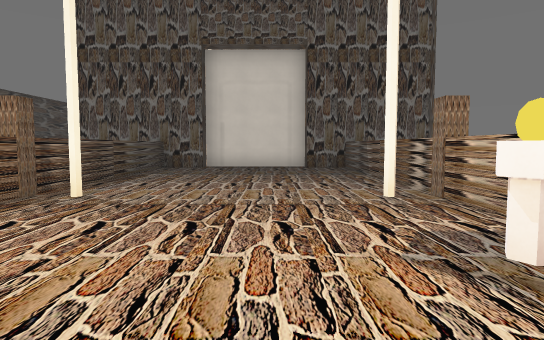
[1] (above)

13 first-person views from a walk through a 3-D level made in the Godot game engine. The camera is 1.3 m above the floor, tilts 4° down and sees 75° across. The floor is counted in squares, 2 m on a side. Each view is taken from the middle of a square. On the plan, view 1 faces up. The plan holds only what a view shows up to about 10 squares ahead; the rest is blank. The place goes on beyond the plan.

[2]
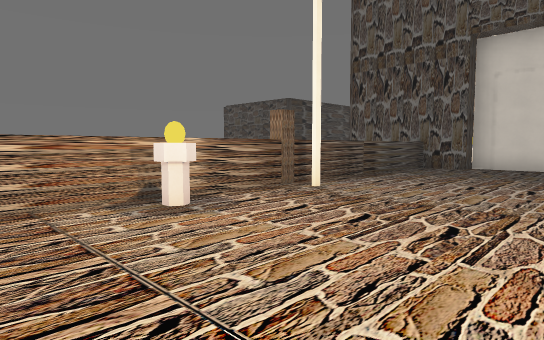

[3]
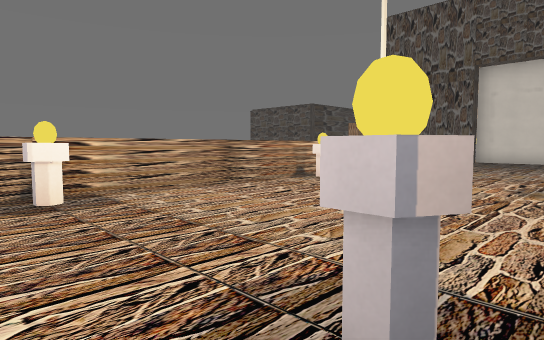

[4]
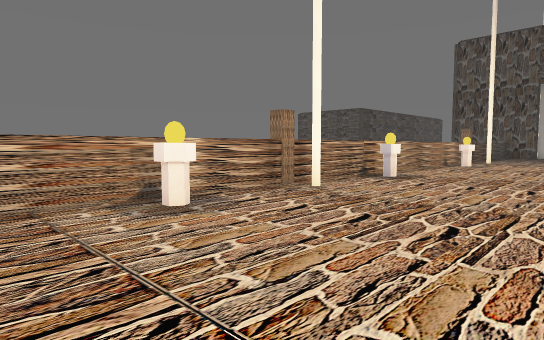

[5]
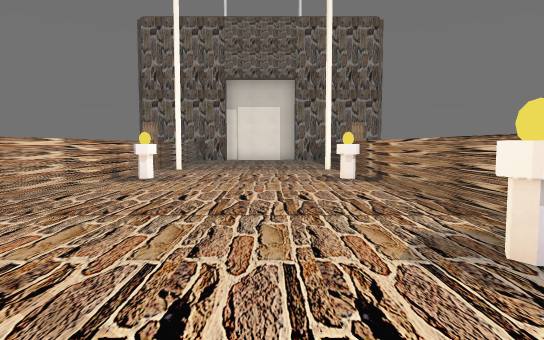

[6]
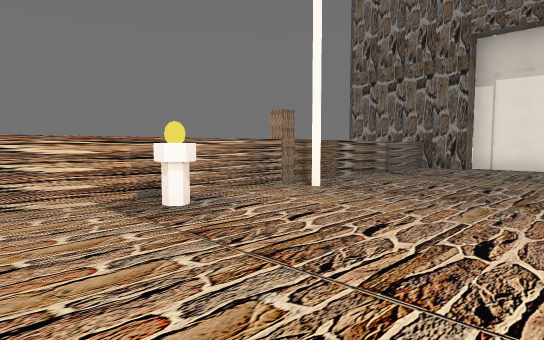

[7]
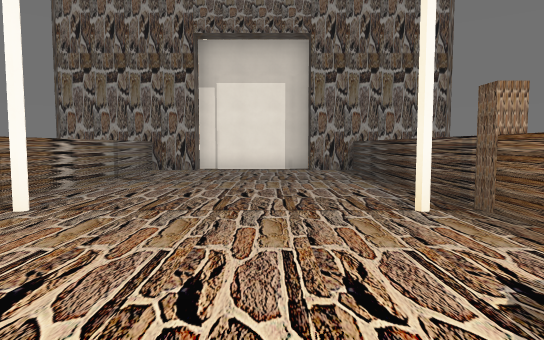

[8]
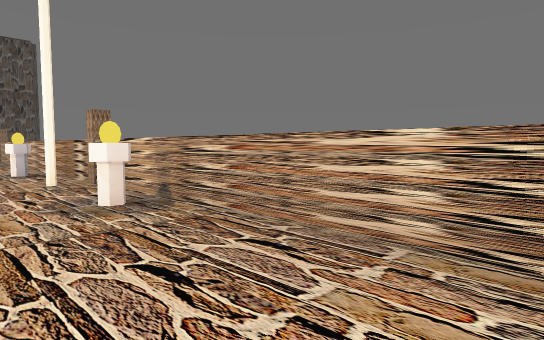

[9]
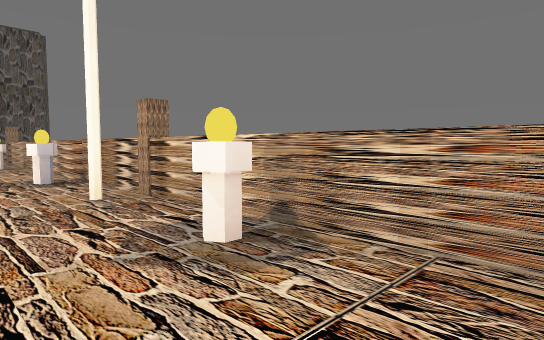

[10]
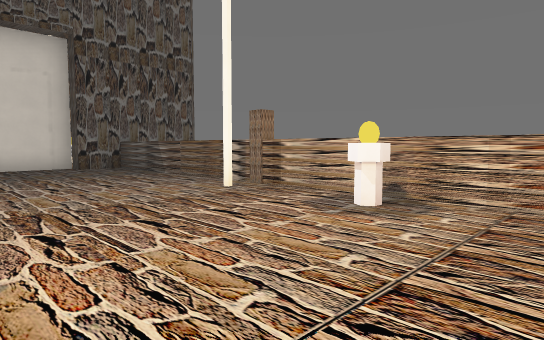

[11]
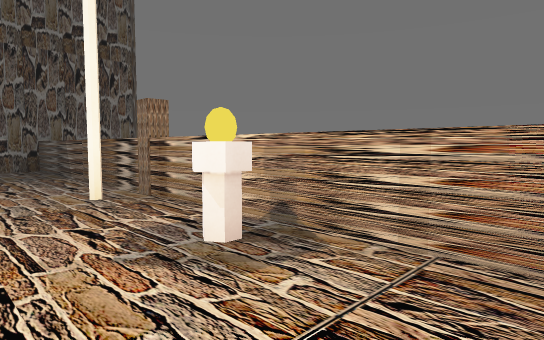

[12]
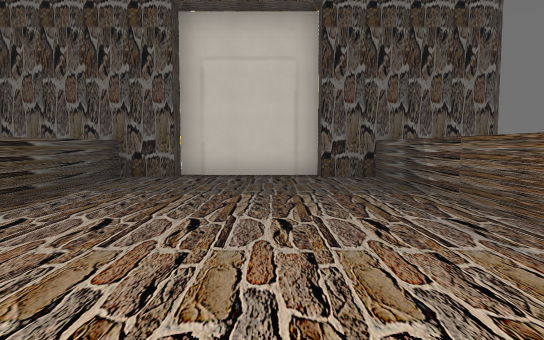

[13]
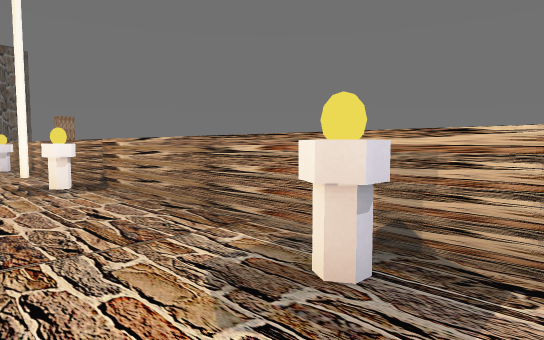

### Floor plan
Key: @ floor where view 1 was taken; # wall or solid block; . floor; ^ raised ledge; v drop or lower ground; C cylinder.
Columns run from 5 left of view 1 to 4 right of it. Each row starts with its distance up from view 1.
 11    ######
 10 vv^.....#v
  9   ^.....#
  8   ^.....#
  7   ^.....#
  6   ^.....#
  5   ^.....#
  4   ^....^
  3   ^.....#
  2   C....C
  1   ^.....#
  0   ^..@..#
 -1   ^.....#
 -2   ^.....#
 -3   C....C
 -4   ^.....#
 -5   ^.....#
 -6   ^....^
 -7   ^.....#
 -8   C....C
 -9   ^.....#
-10   ^.....#
-11   ^.....#
-12   ^.....#
-13   C....C
-14   ^.....#
-15   ^.....#
-16   ^....^
-17   ^.....#
-18   ^.....#
-19   ^.....#
-20   ^.....#
-21 vv^.....#v
-22    ######

Where each view was taken, in squares from view 1:
view 1: 0 up, 0 right, facing up
view 2: 0 up, 1 right, facing up-left
view 3: 4 down, 2 right, facing up-left
view 4: 10 down, 1 right, facing up-left
view 5: 6 down, 1 left, facing down
view 6: 11 down, 2 left, facing down-right
view 7: 12 down, 1 left, facing down
view 8: 12 down, 0 right, facing up-right
view 9: 10 down, 0 right, facing up-right
view 10: 0 up, 2 left, facing up-right
view 11: 0 up, 0 right, facing up-right
view 12: 3 up, 0 right, facing up
view 13: 3 up, 1 left, facing down-left
